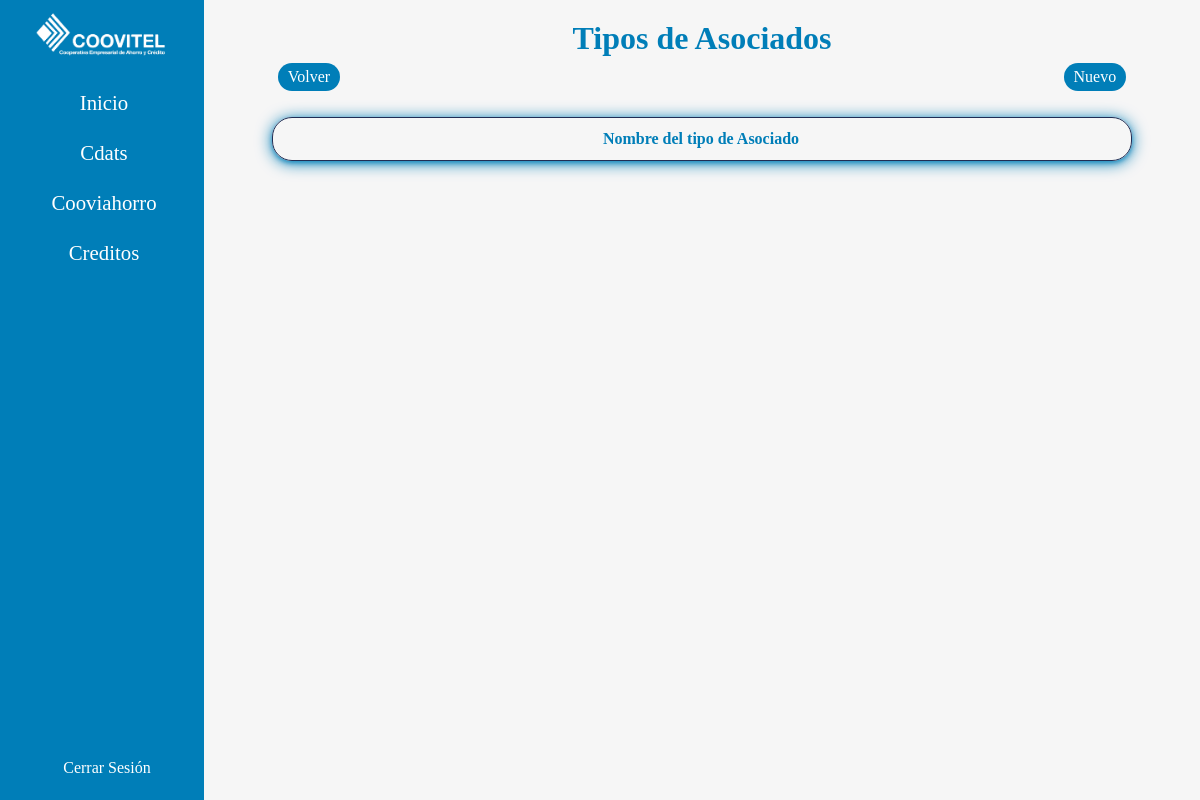
Before: /asociadotype/ (signed in) with the older database file.
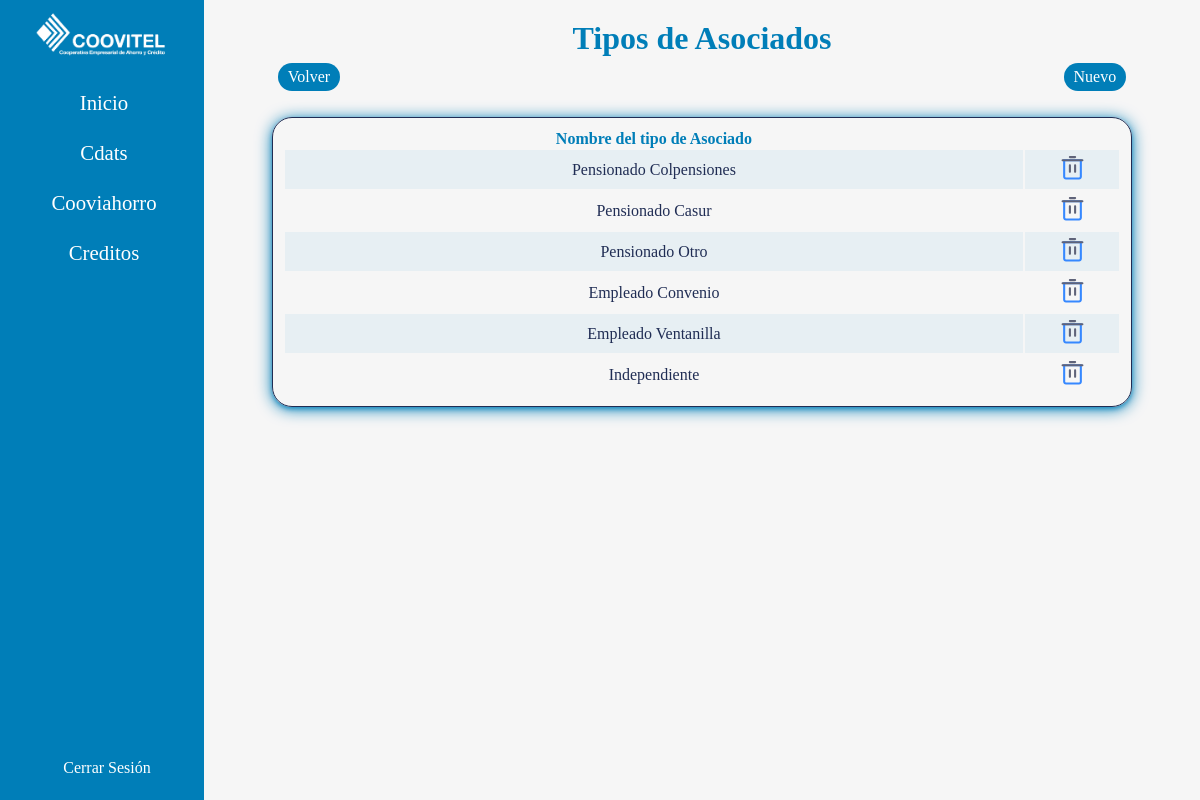
After: the same page with the newer database file.
### controls/models.py (models this page shows)
class AsociadoType(models.Model):
    name = models.CharField(max_length=100)

### controls/views.py (the view)
# urls.py: path("asociadotype/", views.asociadosType, name="asociadostype"),
@login_required
def asociadosType(request):
    asociados = AsociadoType.objects.all()
    return render(request, 'asociadosType/asociados.html', {'asociados': asociados})

### controls/templates/asociadosType/asociados.html (shortened to what this page needs)
{% extends 'base.html' %}
{% load humanize %}
{% block content %}
    <div class="types">
        <h1 class="title-type">Tipos de Asociados</h1>
        <div class="buttons">
            <a class="bts" href="{% url 'admin' %}">Volver</a>
            <a class="bts" href="{% url 'createasociadotype' %}">Nuevo</a>
        </div>
        <table>
            <tr>
                <th>Nombre del tipo de Asociado</th>
                <th></th>
            </tr>
            {% for asociado in asociados %}
                <tr>
                    <td>{{asociado.name}}</td>
                    <td class="tb">
                        <a onclick="return confirm('Esta seguro de eliminar este tipo de Asociado?')" href="{% url 'deleteasociadotype' asociado.id %}">
                        </a>
                    </td>
                </tr>
            {% endfor %}
        </table>
    </div>
{% endblock %}

Changed rows visible on the page:
added AsociadoType: name "Pensionado Colpensiones"
added AsociadoType: name "Pensionado Casur"
added AsociadoType: name "Pensionado Otro"
added AsociadoType: name "Empleado Convenio"
added AsociadoType: name "Empleado Ventanilla"
added AsociadoType: name "Independiente"
